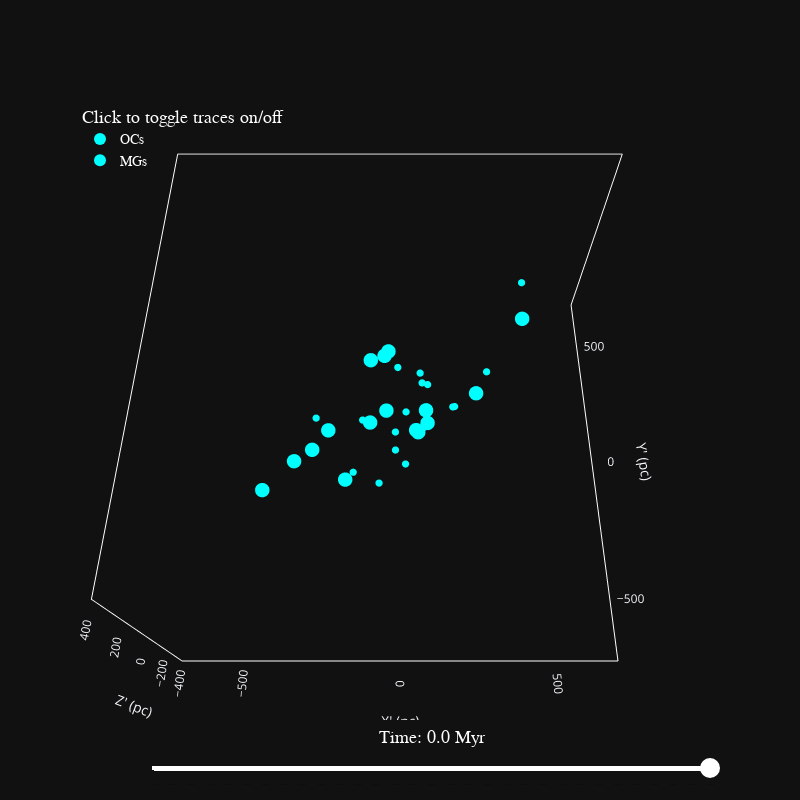

The notebook cell this image was saved under:
### Code cell
save_name = 'm6_3d_plot.html'
plot_3d = StarClusters3DPlotter()
m6_oc_data = StarClusterData(m6_open_clusters, data_name = 'OCs', min_size = 0, max_size = 10, color = 'cyan', opacity = 1)
m6_mg_data = StarClusterData(m6_moving_groups, data_name = 'MGs', min_size = 0, max_size = 5, color = 'cyan', opacity = 1.)
sc_m6 = StarClusterCollection([m6_oc_data, m6_mg_data])
sc_m6.integrate_all_orbits(time=np.arange(0., -61., -1.), reference_frame_center=m6_reference_frame)
fig3d_m6 = plot_3d.generate_3d_plot(collection = sc_m6, show = True, save_name =save_name, figure_layout=layout, static_traces = None, static_traces_times = None, reference_frame_center = m6_reference_frame)

### Figure 1 — Plotly figure (JSON) as saved in the notebook; plotly's stock layout.template omitted (floating-point values rounded to 4 significant figures)
{"data": [{"hovertext": ["ASCC_58", "Alessi_5", "BH_164", "BH_99", "CWNU_1044", "CWNU_45", "HSC_1902", "Haffner_13", "IC_2391", "NGC_2451A", "NGC_3228", "NGC_6405", "Platais_9", "Teutsch_38", "Theia_58", "Trumpler_10"], "marker": {"color": "cyan", "line": {"color": "black", "width": 0}, "opacity": 1, "size": [10, 10, 10, 10, 10, 10, 10, 10, 10, 10, 10, 10, 10, 10, 10, 10]}, "mode": "markers", "name": "OCs", "type": "scatter3d", "x": [55.37, 81.46, 246.3, 85.19, -44.36, -335.0, -423.8, -273.6, -39.17, -96.97, 48.3, 410.8, -50.95, -161.7, -223.1, -93.62], "y": [-96.39, -7.063, 72.11, -56.81, 5.681, -150.8, -255.0, -134.4, 216.0, 185.2, -102.3, 338.3, 180.5, -265.3, -83.27, -59.64], "z": [36.02, 12.13, -18.69, 21.48, -13.6, -59.72, -43.77, -9.854, 7.888, 2.119, 62.45, 19.7, 36.74, 63.99, 23.22, 30.11]}, {"hovertext": ["CWNU_1020", "CWNU_1034", "CWNU_1069", "CWNU_515", "CWNU_88", "HSC_2215", "HSC_2270", "HSC_2398", "HSC_2442", "HSC_2462", "HSC_2687", "LISC-III_3668", "OCSN_89", "Theia_1315", "Theia_227", "Theia_439", "UPK_537", "UPK_569"], "marker": {"color": "cyan", "line": {"color": "black", "width": 0}, "opacity": 1, "size": [5, 5, 5, 5, 5, 5, 5, 5, 5, 5, 5, 5, 5, 5, 5, 5, 5, 5]}, "mode": "markers", "name": "MGs", "type": "scatter3d", "x": [-14.89, -265.0, -119.9, -7.658, 17.15, -14.16, 18.94, 85.65, 71.95, 89.26, 275.6, -146.2, 167.5, 71.03, 416.7, 168.5, -65.5, 65.91], "y": [-69.68, -31.26, -22.01, 169.4, -155.2, -155.2, -2.092, 16.4, 112.4, 96.34, 110.3, -193.8, 9.752, -47.3, 474.0, -21.91, -225.4, 148.2], "z": [-16.53, 4.633, -26.64, -18.29, -72.04, 32.56, -8.58, -31.39, -21.46, -4.848, 52.57, -48.12, 3.028, -40.69, 39.81, 64.48, -59.74, -18.92]}], "layout": {"dragmode": "turntable", "height": 800, "legend": {"bgcolor": "rgba(0,0,0,0)", "font": {"color": "white", "family": "Arial", "size": 14}, "itemsizing": "constant", "title": {"font": {"color": "white", "size": 18}, "side": "top", "text": "Click to toggle traces on/off"}, "x": 0, "y": 1}, "scene": {"aspectmode": "manual", "aspectratio": {"x": 1, "y": 1, "z": 0.5714}, "camera": {"center": {"x": 0, "y": 0, "z": 0}, "eye": {"x": 0, "y": -0.8, "z": 1.5}, "projection": {"type": "perspective"}, "up": {"x": 0, "y": 1, "z": 0}}, "xaxis": {"linecolor": "white", "linewidth": 2, "mirror": true, "nticks": 5, "range": [-700, 700], "showgrid": false, "showline": true, "showspikes": false, "title": {"text": "X' (pc)"}, "zeroline": false}, "yaxis": {"linecolor": "white", "linewidth": 2, "mirror": true, "nticks": 5, "range": [-700, 700], "showgrid": false, "showline": true, "showspikes": false, "title": {"text": "Y' (pc)"}, "zeroline": false}, "zaxis": {"linecolor": "white", "linewidth": 2, "mirror": true, "nticks": 5, "range": [-400, 400], "showgrid": false, "showline": true, "showspikes": false, "title": {"text": "Z' (pc)"}, "zeroline": false}}, "sliders": [{"active": 60, "bgcolor": "white", "bordercolor": "red", "borderwidth": 0, "currentvalue": {"font": {"color": "white", "family": "arial", "size": 18}, "offset": 20, "visible": true, "xanchor": "center"}, "font": {"color": "black", "size": 1}, "len": 0.9, "pad": {"b": 0, "l": 0, "r": 0, "t": 0}, "steps": [{"args": [["-60.0"], {"frame": {"duration": 5, "easing": "linear", "redraw": true}, "transition": {"duration": 0, "easing": "linear"}}], "label": "Time: -60.0 Myr", "method": "animate"}, {"args": [["-59.0"], {"frame": {"duration": 5, "easing": "linear", "redraw": true}, "transition": {"duration": 0, "easing": "linear"}}], "label": "Time: -59.0 Myr", "method": "animate"}, {"args": [["-58.0"], {"frame": {"duration": 5, "easing": "linear", "redraw": true}, "transition": {"duration": 0, "easing": "linear"}}], "label": "Time: -58.0 Myr", "method": "animate"}, {"args": [["-57.0"], {"frame": {"duration": 5, "easing": "linear", "redraw": true}, "transition": {"duration": 0, "easing": "linear"}}], "label": "Time: -57.0 Myr", "method": "animate"}, {"args": [["-56.0"], {"frame": {"duration": 5, "easing": "linear", "redraw": true}, "transition": {"duration": 0, "easing": "linear"}}], "label": "Time: -56.0 Myr", "method": "animate"}, {"args": [["-55.0"], {"frame": {"duration": 5, "easing": "linear", "redraw": true}, "transition": {"duration": 0, "easing": "linear"}}], "label": "Time: -55.0 Myr", "method": "animate"}, {"args": [["-54.0"], {"frame": {"duration": 5, "easing": "linear", "redraw": true}, "transition": {"duration": 0, "easing": "linear"}}], "label": "Time: -54.0 Myr", "method": "animate"}, {"args": [["-53.0"], {"frame": {"duration": 5, "easing": "linear", "redraw": true}, "transition": {"duration": 0, "easing": "linear"}}], "label": "Time: -53.0 Myr", "method": "animate"}, {"args": [["-52.0"], {"frame": {"duration": 5, "easing": "linear", "redraw": true}, "transition": {"duration": 0, "easing": "linear"}}], "label": "Time: -52.0 Myr", "method": "animate"}, {"args": [["-51.0"], {"frame": {"duration": 5, "easing": "linear", "redraw": true}, "transition": {"duration": 0, "easing": "linear"}}], "label": "Time: -51.0 Myr", "method": "animate"}, {"args": [["-50.0"], {"frame": {"duration": 5, "easing": "linear", "redraw": true}, "transition": {"duration": 0, "easing": "linear"}}], "label": "Time: -50.0 Myr", "method": "animate"}, {"args": [["-49.0"], {"frame": {"duration": 5, "easing": "linear", "redraw": true}, "transition": {"duration": 0, "easing": "linear"}}], "label": "Time: -49.0 Myr", "method": "animate"}, {"args": [["-48.0"], {"frame": {"duration": 5, "easing": "linear", "redraw": true}, "transition": {"duration": 0, "easing": "linear"}}], "label": "Time: -48.0 Myr", "method": "animate"}, {"args": [["-47.0"], {"frame": {"duration": 5, "easing": "linear", "redraw": true}, "transition": {"duration": 0, "easing": "linear"}}], "label": "Time: -47.0 Myr", "method": "animate"}, {"args": [["-46.0"], {"frame": {"duration": 5, "easing": "linear", "redraw": true}, "transition": {"duration": 0, "easing": "linear"}}], "label": "Time: -46.0 Myr", "method": "animate"}, {"args": [["-45.0"], {"frame": {"duration": 5, "easing": "linear", "redraw": true}, "transition": {"duration": 0, "easing": "linear"}}], "label": "Time: -45.0 Myr", "method": "animate"}, {"args": [["-44.0"], {"frame": {"duration": 5, "easing": "linear", "redraw": true}, "transition": {"duration": 0, "easing": "linear"}}], "label": "Time: -44.0 Myr", "method": "animate"}, {"args": [["-43.0"], {"frame": {"duration": 5, "easing": "linear", "redraw": true}, "transition": {"duration": 0, "easing": "linear"}}], "label": "Time: -43.0 Myr", "method": "animate"}, {"args": [["-42.0"], {"frame": {"duration": 5, "easing": "linear", "redraw": true}, "transition": {"duration": 0, "easing": "linear"}}], "label": "Time: -42.0 Myr", "method": "animate"}, {"args": [["-41.0"], {"frame": {"duration": 5, "easing": "linear", "redraw": true}, "transition": {"duration": 0, "easing": "linear"}}], "label": "Time: -41.0 Myr", "method": "animate"}, {"args": [["-40.0"], {"frame": {"duration": 5, "easing": "linear", "redraw": true}, "transition": {"duration": 0, "easing": "linear"}}], "label": "Time: -40.0 Myr", "method": "animate"}, {"args": [["-39.0"], {"frame": {"duration": 5, "easing": "linear", "redraw": true}, "transition": {"duration": 0, "easing": "linear"}}], "label": "Time: -39.0 Myr", "method": "animate"}, {"args": [["-38.0"], {"frame": {"duration": 5, "easing": "linear", "redraw": true}, "transition": {"duration": 0, "easing": "linear"}}], "label": "Time: -38.0 Myr", "method": "animate"}, {"args": [["-37.0"], {"frame": {"duration": 5, "easing": "linear", "redraw": true}, "transition": {"duration": 0, "easing": "linear"}}], "label": "Time: -37.0 Myr", "method": "animate"}, {"args": [["-36.0"], {"frame": {"duration": 5, "easing": "linear", "redraw": true}, "transition": {"duration": 0, "easing": "linear"}}], "label": "Time: -36.0 Myr", "method": "animate"}, {"args": [["-35.0"], {"frame": {"duration": 5, "easing": "linear", "redraw": true}, "transition": {"duration": 0, "easing": "linear"}}], "label": "Time: -35.0 Myr", "method": "animate"}, {"args": [["-34.0"], {"frame": {"duration": 5, "easing": "linear", "redraw": true}, "transition": {"duration": 0, "easing": "linear"}}], "label": "Time: -34.0 Myr", "method": "animate"}, {"args": [["-33.0"], {"frame": {"duration": 5, "easing": "linear", "redraw": true}, "transition": {"duration": 0, "easing": "linear"}}], "label": "Time: -33.0 Myr", "method": "animate"}, {"args": [["-32.0"], {"frame": {"duration": 5, "easing": "linear", "redraw": true}, "transition": {"duration": 0, "easing": "linear"}}], "label": "Time: -32.0 Myr", "method": "animate"}, {"args": [["-31.0"], {"frame": {"duration": 5, "easing": "linear", "redraw": true}, "transition": {"duration": 0, "easing": "linear"}}], "label": "Time: -31.0 Myr", "method": "animate"}, {"args": [["-30.0"], {"frame": {"duration": 5, "easing": "linear", "redraw": true}, "transition": {"duration": 0, "easing": "linear"}}], "label": "Time: -30.0 Myr", "method": "animate"}, {"args": [["-29.0"], {"frame": {"duration": 5, "easing": "linear", "redraw": true}, "transition": {"duration": 0, "easing": "linear"}}], "label": "Time: -29.0 Myr", "method": "animate"}, {"args": [["-28.0"], {"frame": {"duration": 5, "easing": "linear", "redraw": true}, "transition": {"duration": 0, "easing": "linear"}}], "label": "Time: -28.0 Myr", "method": "animate"}, {"args": [["-27.0"], {"frame": {"duration": 5, "easing": "linear", "redraw": true}, "transition": {"duration": 0, "easing": "linear"}}], "label": "Time: -27.0 Myr", "method": "animate"}, {"args": [["-26.0"], {"frame": {"duration": 5, "easing": "linear", "redraw": true}, "transition": {"duration": 0, "easing": "linear"}}], "label": "Time: -26.0 Myr", "method": "animate"}, {"args": [["-25.0"], {"frame": {"duration": 5, "easing": "linear", "redraw": true}, "transition": {"duration": 0, "easing": "linear"}}], "label": "Time: -25.0 Myr", "method": "animate"}, {"args": [["-24.0"], {"frame": {"duration": 5, "easing": "linear", "redraw": true}, "transition": {"duration": 0, "easing": "linear"}}], "label": "Time: -24.0 Myr", "method": "animate"}, {"args": [["-23.0"], {"frame": {"duration": 5, "easing": "linear", "redraw": true}, "transition": {"duration": 0, "easing": "linear"}}], "label": "Time: -23.0 Myr", "method": "animate"}, {"args": [["-22.0"], {"frame": {"duration": 5, "easing": "linear", "redraw": true}, "transition": {"duration": 0, "easing": "linear"}}], "label": "Time: -22.0 Myr", "method": "animate"}, {"args": [["-21.0"], {"frame": {"duration": 5, "easing": "linear", "redraw": true}, "transition": {"duration": 0, "easing": "linear"}}], "label": "Time: -21.0 Myr", "method": "animate"}, {"args": [["-20.0"], {"frame": {"duration": 5, "easing": "linear", "redraw": true}, "transition": {"duration": 0, "easing": "linear"}}], "label": "Time: -20.0 Myr", "method": "animate"}, {"args": [["-19.0"], {"frame": {"duration": 5, "easing": "linear", "redraw": true}, "transition": {"duration": 0, "easing": "linear"}}], "label": "Time: -19.0 Myr", "method": "animate"}, {"args": [["-18.0"], {"frame": {"duration": 5, "easing": "linear", "redraw": true}, "transition": {"duration": 0, "easing": "linear"}}], "label": "Time: -18.0 Myr", "method": "animate"}, {"args": [["-17.0"], {"frame": {"duration": 5, "easing": "linear", "redraw": true}, "transition": {"duration": 0, "easing": "linear"}}], "label": "Time: -17.0 Myr", "method": "animate"}, {"args": [["-16.0"], {"frame": {"duration": 5, "easing": "linear", "redraw": true}, "transition": {"duration": 0, "easing": "linear"}}], "label": "Time: -16.0 Myr", "method": "animate"}, {"args": [["-15.0"], {"frame": {"duration": 5, "easing": "linear", "redraw": true}, "transition": {"duration": 0, "easing": "linear"}}], "label": "Time: -15.0 Myr", "method": "animate"}, {"args": [["-14.0"], {"frame": {"duration": 5, "easing": "linear", "redraw": true}, "transition": {"duration": 0, "easing": "linear"}}], "label": "Time: -14.0 Myr", "method": "animate"}, {"args": [["-13.0"], {"frame": {"duration": 5, "easing": "linear", "redraw": true}, "transition": {"duration": 0, "easing": "linear"}}], "label": "Time: -13.0 Myr", "method": "animate"}, {"args": [["-12.0"], {"frame": {"duration": 5, "easing": "linear", "redraw": true}, "transition": {"duration": 0, "easing": "linear"}}], "label": "Time: -12.0 Myr", "method": "animate"}, {"args": [["-11.0"], {"frame": {"duration": 5, "easing": "linear", "redraw": true}, "transition": {"duration": 0, "easing": "linear"}}], "label": "Time: -11.0 Myr", "method": "animate"}, {"args": [["-10.0"], {"frame": {"duration": 5, "easing": "linear", "redraw": true}, "transition": {"duration": 0, "easing": "linear"}}], "label": "Time: -10.0 Myr", "method": "animate"}, {"args": [["-9.0"], {"frame": {"duration": 5, "easing": "linear", "redraw": true}, "transition": {"duration": 0, "easing": "linear"}}], "label": "Time: -9.0 Myr", "method": "animate"}, {"args": [["-8.0"], {"frame": {"duration": 5, "easing": "linear", "redraw": true}, "transition": {"duration": 0, "easing": "linear"}}], "label": "Time: -8.0 Myr", "method": "animate"}, {"args": [["-7.0"], {"frame": {"duration": 5, "easing": "linear", "redraw": true}, "transition": {"duration": 0, "easing": "linear"}}], "label": "Time: -7.0 Myr", "method": "animate"}, {"args": [["-6.0"], {"frame": {"duration": 5, "easing": "linear", "redraw": true}, "transition": {"duration": 0, "easing": "linear"}}], "label": "Time: -6.0 Myr", "method": "animate"}, {"args": [["-5.0"], {"frame": {"duration": 5, "easing": "linear", "redraw": true}, "transition": {"duration": 0, "easing": "linear"}}], "label": "Time: -5.0 Myr", "method": "animate"}, {"args": [["-4.0"], {"frame": {"duration": 5, "easing": "linear", "redraw": true}, "transition": {"duration": 0, "easing": "linear"}}], "label": "Time: -4.0 Myr", "method": "animate"}, {"args": [["-3.0"], {"frame": {"duration": 5, "easing": "linear", "redraw": true}, "transition": {"duration": 0, "easing": "linear"}}], "label": "Time: -3.0 Myr", "method": "animate"}, {"args": [["-2.0"], {"frame": {"duration": 5, "easing": "linear", "redraw": true}, "transition": {"duration": 0, "easing": "linear"}}], "label": "Time: -2.0 Myr", "method": "animate"}, {"args": [["-1.0"], {"frame": {"duration": 5, "easing": "linear", "redraw": true}, "transition": {"duration": 0, "easing": "linear"}}], "label": "Time: -1.0 Myr", "method": "animate"}, {"args": [["0.0"], {"frame": {"duration": 5, "easing": "linear", "redraw": true}, "transition": {"duration": 0, "easing": "linear"}}], "label": "Time: 0.0 Myr", "method": "animate"}], "tickcolor": "white", "ticklen": 1, "transition": {"duration": 300, "easing": "bounce-in"}, "x": 0.1, "xanchor": "left", "y": 0, "yanchor": "top"}], "width": 800}}
